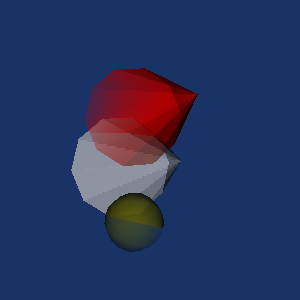

Source code (Python):
#!/usr/bin/env python

# Test opacity with depth peeling using property, LUT, and texture opacity.

import os

import vtkmodules.vtkInteractionStyle  # noqa: F401
import vtkmodules.vtkRenderingFreeType  # noqa: F401
import vtkmodules.vtkRenderingOpenGL2  # noqa: F401

from vtkmodules.vtkCommonCore import vtkLookupTable
from vtkmodules.vtkFiltersCore import vtkElevationFilter
from vtkmodules.vtkFiltersSources import (
    vtkConeSource,
    vtkTexturedSphereSource,
)
from vtkmodules.vtkIOImage import vtkPNGReader
from vtkmodules.vtkInteractionStyle import vtkInteractorStyleTrackballCamera
from vtkmodules.vtkRenderingCore import (
    vtkActor,
    vtkPolyDataMapper,
    vtkRenderWindow,
    vtkRenderWindowInteractor,
    vtkRenderer,
    vtkTexture,
)

# Cone with property opacity
cone = vtkConeSource()
cone.SetHeight(3.0)
cone.SetRadius(1.0)
cone.SetResolution(10)

cone_mapper = vtkPolyDataMapper()
cone_mapper.SetInputConnection(cone.GetOutputPort())

cone_actor = vtkActor()
cone_actor.SetMapper(cone_mapper)
cone_actor.GetProperty().SetOpacity(0.5)

# Cone with LUT opacity
elevation = vtkElevationFilter()
elevation.SetInputConnection(cone.GetOutputPort())

cone_mapper_2 = vtkPolyDataMapper()
cone_mapper_2.SetInputConnection(elevation.GetOutputPort())

lut = vtkLookupTable()
lut.SetAlphaRange(0.9, 0.1)
lut.SetHueRange(0, 0)
lut.SetSaturationRange(1, 1)
lut.SetValueRange(1, 1)

cone_mapper_2.SetLookupTable(lut)
cone_mapper_2.SetScalarModeToUsePointData()
cone_mapper_2.SetScalarVisibility(1)
cone_mapper_2.InterpolateScalarsBeforeMappingOn()

cone_actor_lut = vtkActor()
cone_actor_lut.SetMapper(cone_mapper_2)
cone_actor_lut.SetPosition(0.1, 1.0, 0)
cone_actor_lut.GetProperty().SetOpacity(0.99)

# Sphere with texture opacity
png_reader = vtkPNGReader()
data_dir = os.environ.get("VPE_DATA_DIR", os.path.dirname(os.path.abspath(__file__)))

png_reader.SetFileName(os.path.join(data_dir, "alphachannel.png"))
png_reader.Update()

sphere = vtkTexturedSphereSource()

texture = vtkTexture()
texture.SetInputConnection(png_reader.GetOutputPort())

cone_mapper_3 = vtkPolyDataMapper()
cone_mapper_3.SetInputConnection(sphere.GetOutputPort())

cone_actor_texture = vtkActor()
cone_actor_texture.SetTexture(texture)
cone_actor_texture.SetMapper(cone_mapper_3)
cone_actor_texture.SetPosition(0, -1.0, 0)
cone_actor_texture.GetProperty().SetColor(0.5, 0.5, 1)
cone_actor_texture.GetProperty().SetOpacity(0.99)

# Renderer with depth peeling
renderer = vtkRenderer()
renderer.AddActor(cone_actor)
renderer.AddActor(cone_actor_lut)
renderer.AddActor(cone_actor_texture)
renderer.SetBackground(0.1, 0.2, 0.4)
renderer.SetUseDepthPeeling(1)
renderer.SetMaximumNumberOfPeels(20)
renderer.SetOcclusionRatio(0.002)

render_window = vtkRenderWindow()
render_window.AddRenderer(renderer)
render_window.SetWindowName("opacity depth peeling")
render_window.SetMultiSamples(0)
render_window.SetAlphaBitPlanes(1)
render_window.SetSize(300, 300)

interactor = vtkRenderWindowInteractor()
interactor.SetRenderWindow(render_window)
style = vtkInteractorStyleTrackballCamera()
interactor.SetInteractorStyle(style)

# Scene
camera = renderer.GetActiveCamera()
camera.SetPosition(9, -1, 3)
camera.SetViewAngle(30)
camera.SetViewUp(0.05, 0.96, 0.24)
camera.SetFocalPoint(0, 0.25, 0)
renderer.ResetCameraClippingRange()

interactor.Initialize()
interactor.Start()
